Frame 1 (no input): blank canvas, image omitted
Frame 60 (the mouse pressed at the canvas centre just before this capture): blank canvas, image omitted
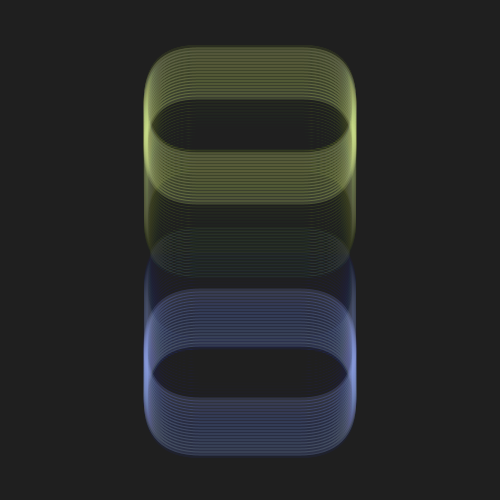
Frame 120 (the mouse held since frame 60 and released just before this capture)

The Processing sketch whose frames 1 and 60 were blank and that drew this single picture after the mouse press (run headless with seeded random() and noise(); from frame 60 on, the mouse is pressed at the canvas centre):

// Processing sketch: processing_143962
// ── processing_143962.pde

float x = 102;
float y = 3;
float z = 399;
float YY = 3;
void setup() {
  frameRate(32);
  size (500, 500);
  background(100);
  cursor(CROSS);
}

void draw() {
  strokeWeight(4);
  rectMode(CENTER);
  fill(0, 4);
  noStroke();
  rect(0, 0, 5000, 5000);
  noFill();
  stroke(146,166,237,40);
  rect(width/2, x, mouseX/1.2, mouseY/2.3, mouseX/3);
  x=x+y;

  if (x>=400||x<=100) {
    y=y*-1;
  }
  

  stroke(214,237,146,40);
  rect(width/2, z, mouseX/1.2, mouseY/2.4, mouseX);
  z = z+YY;
  if (z>=400||z<=100) {
    YY=YY*-1;
  }
}
